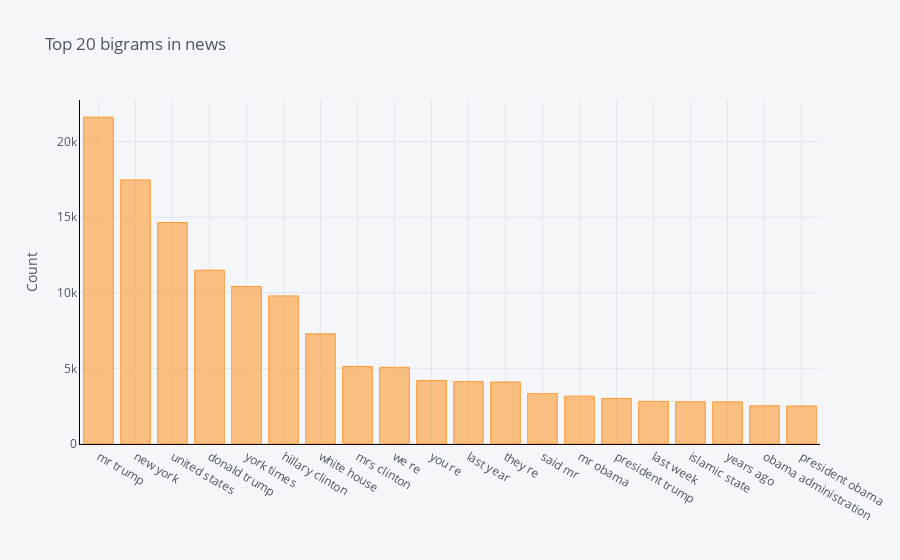

Write notebook code for a chart like this one.
### Code cell
#Function to get top bigram words
def get_top_n_bigram(corpus, n=None):
    vec = CountVectorizer(ngram_range=(2, 2)).fit(corpus)
    bag_of_words = vec.transform(corpus)
    sum_words = bag_of_words.sum(axis=0) 
    words_freq = [(word, sum_words[0, idx]) for word, idx in vec.vocabulary_.items()]
    words_freq =sorted(words_freq, key = lambda x: x[1], reverse=True)
    return words_freq[:n]

#Calling function and return only top 20 words
common_words = get_top_n_bigram(clean_df['news'], 20)

#Printing the word and frequency
for word, freq in common_words:
    print(word, freq)
    
#Creating the dataframe of word and frequency
df3 = pd.DataFrame(common_words, columns = ['news' , 'count'])

#Group by words and plot the sum
df3.groupby('news').sum()['count'].sort_values(ascending=False).iplot(
    kind='bar', yTitle='Count', linecolor='black', title='Top 20 bigrams in news')

### Figure 1 — Plotly figure (JSON) as saved in the notebook; plotly's stock layout.template omitted (floating-point values rounded to 4 significant figures)
{"data": [{"marker": {"color": "rgba(255, 153, 51, 0.6)", "line": {"color": "rgba(255, 153, 51, 1.0)", "width": 1}}, "name": "count", "orientation": "v", "text": "", "x": ["mr trump", "new york", "united states", "donald trump", "york times", "hillary clinton", "white house", "mrs clinton", "we re", "you re", "last year", "they re", "said mr", "mr obama", "president trump", "last week", "islamic state", "years ago", "obama administration", "president obama"], "y": [21615, 17468, 14648, 11497, 10418, 9795, 7286, 5130, 5074, 4196, 4125, 4101, 3330, 3164, 3012, 2818, 2793, 2787, 2529, 2514], "type": "bar"}], "layout": {"legend": {"bgcolor": "#F5F6F9", "font": {"color": "#4D5663"}}, "paper_bgcolor": "#F5F6F9", "plot_bgcolor": "#F5F6F9", "title": {"font": {"color": "#4D5663"}, "text": "Top 20 bigrams in news"}, "xaxis": {"gridcolor": "#E1E5ED", "linecolor": "black", "showgrid": true, "tickfont": {"color": "#4D5663"}, "title": {"font": {"color": "#4D5663"}, "text": ""}, "zerolinecolor": "#E1E5ED"}, "yaxis": {"gridcolor": "#E1E5ED", "linecolor": "black", "showgrid": true, "tickfont": {"color": "#4D5663"}, "title": {"font": {"color": "#4D5663"}, "text": "Count"}, "zerolinecolor": "#E1E5ED"}}}
